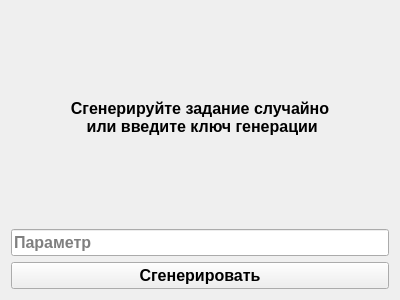
<?xml version="1.0" encoding="UTF-8"?>
<ui version="4.0">
 <class>Form</class>
 <widget class="QWidget" name="Form">
  <property name="geometry">
   <rect>
    <x>0</x>
    <y>0</y>
    <width>400</width>
    <height>300</height>
   </rect>
  </property>
  <property name="windowTitle">
   <string>Генератор задания</string>
  </property>
  <layout class="QGridLayout" name="gridLayout">
   <item row="2" column="0">
    <widget class="QPushButton" name="pushButton">
     <property name="sizePolicy">
      <sizepolicy hsizetype="Minimum" vsizetype="Fixed">
       <horstretch>0</horstretch>
       <verstretch>0</verstretch>
      </sizepolicy>
     </property>
     <property name="font">
      <font>
       <family>System</family>
       <pointsize>12</pointsize>
       <weight>75</weight>
       <italic>false</italic>
       <bold>true</bold>
      </font>
     </property>
     <property name="text">
      <string>Сгенерировать</string>
     </property>
    </widget>
   </item>
   <item row="1" column="0">
    <widget class="QLineEdit" name="lineEdit">
     <property name="enabled">
      <bool>true</bool>
     </property>
     <property name="font">
      <font>
       <family>System</family>
       <pointsize>12</pointsize>
       <weight>75</weight>
       <italic>false</italic>
       <bold>true</bold>
      </font>
     </property>
     <property name="inputMask">
      <string/>
     </property>
     <property name="placeholderText">
      <string>Параметр</string>
     </property>
    </widget>
   </item>
   <item row="0" column="0">
    <widget class="QLabel" name="label">
     <property name="font">
      <font>
       <family>System</family>
       <pointsize>12</pointsize>
       <weight>75</weight>
       <bold>true</bold>
      </font>
     </property>
     <property name="text">
      <string>Сгенерируйте задание случайно
 или введите ключ генерации</string>
     </property>
     <property name="alignment">
      <set>Qt::AlignCenter</set>
     </property>
    </widget>
   </item>
  </layout>
 </widget>
 <resources/>
 <connections/>
</ui>
